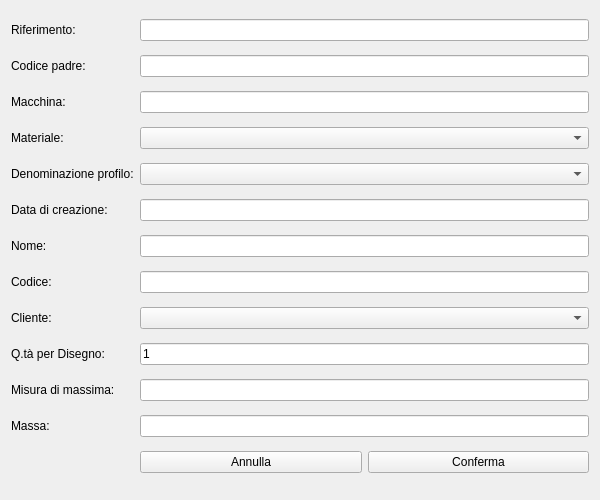
<?xml version="1.0" encoding="UTF-8"?>
<ui version="4.0">
 <class>Form</class>
 <widget class="QWidget" name="Form">
  <property name="geometry">
   <rect>
    <x>0</x>
    <y>0</y>
    <width>600</width>
    <height>500</height>
   </rect>
  </property>
  <property name="windowTitle">
   <string>Salva Informazioni</string>
  </property>
  <layout class="QGridLayout" name="gridLayout">
   <item row="3" column="0">
    <widget class="QLabel" name="label_4">
     <property name="text">
      <string>Materiale:</string>
     </property>
    </widget>
   </item>
   <item row="11" column="0">
    <widget class="QLabel" name="label_12">
     <property name="text">
      <string>Massa:</string>
     </property>
    </widget>
   </item>
   <item row="6" column="0">
    <widget class="QLabel" name="label_7">
     <property name="text">
      <string>Nome:</string>
     </property>
    </widget>
   </item>
   <item row="0" column="0">
    <widget class="QLabel" name="label">
     <property name="text">
      <string>Riferimento:</string>
     </property>
    </widget>
   </item>
   <item row="0" column="6">
    <widget class="QLineEdit" name="lineEdit_Riferimento">
     <property name="toolTip">
      <string>Codice disegno (testo libero)</string>
     </property>
    </widget>
   </item>
   <item row="1" column="0">
    <widget class="QLabel" name="label_2">
     <property name="text">
      <string>Codice padre:</string>
     </property>
    </widget>
   </item>
   <item row="1" column="6">
    <widget class="QLineEdit" name="lineEdit_CodicePadre">
     <property name="toolTip">
      <string>testo, assieme fittizio</string>
     </property>
    </widget>
   </item>
   <item row="4" column="0">
    <widget class="QLabel" name="label_5">
     <property name="text">
      <string>Denominazione profilo:</string>
     </property>
    </widget>
   </item>
   <item row="2" column="0">
    <widget class="QLabel" name="label_3">
     <property name="text">
      <string>Macchina:</string>
     </property>
    </widget>
   </item>
   <item row="2" column="6">
    <widget class="QLineEdit" name="lineEdit_Macchina">
     <property name="toolTip">
      <string>testo libero, facoltativo</string>
     </property>
    </widget>
   </item>
   <item row="4" column="6">
    <widget class="QComboBox" name="comboBox_Denominazione">
     <property name="toolTip">
      <string>menu a tendina con nomi standard</string>
     </property>
    </widget>
   </item>
   <item row="11" column="6">
    <widget class="QLineEdit" name="lineEdit_Massa">
     <property name="toolTip">
      <string>automatica, volume per densità (collegata a materiale)</string>
     </property>
    </widget>
   </item>
   <item row="9" column="6">
    <widget class="QLineEdit" name="lineEdit_Quantita">
     <property name="toolTip">
      <string>valore numerico, default 1, editabile</string>
     </property>
     <property name="text">
      <string>1</string>
     </property>
    </widget>
   </item>
   <item row="7" column="6">
    <widget class="QLineEdit" name="lineEdit_Codice">
     <property name="toolTip">
      <string>ridondante (facoltativo)</string>
     </property>
    </widget>
   </item>
   <item row="10" column="6">
    <widget class="QLineEdit" name="lineEdit_MisuraMax">
     <property name="toolTip">
      <string>automatiche, vedi box ingombro (orientamento sempre uguale)</string>
     </property>
    </widget>
   </item>
   <item row="8" column="6">
    <widget class="QComboBox" name="comboBox_Cliente">
     <property name="toolTip">
      <string>associare a tabella esterna editabile</string>
     </property>
    </widget>
   </item>
   <item row="3" column="6">
    <widget class="QComboBox" name="comboBox_Materiale">
     <property name="toolTip">
      <string>FERRO, INOX (legato a densità) associare a tabella esterna editabile</string>
     </property>
    </widget>
   </item>
   <item row="7" column="0">
    <widget class="QLabel" name="label_8">
     <property name="text">
      <string>Codice:</string>
     </property>
    </widget>
   </item>
   <item row="8" column="0">
    <widget class="QLabel" name="label_9">
     <property name="text">
      <string>Cliente:</string>
     </property>
    </widget>
   </item>
   <item row="6" column="6">
    <widget class="QLineEdit" name="lineEdit_Nome">
     <property name="toolTip">
      <string>ridondante, nome del cliente (facoltativo)</string>
     </property>
    </widget>
   </item>
   <item row="5" column="0">
    <widget class="QLabel" name="label_6">
     <property name="text">
      <string>Data di creazione:</string>
     </property>
    </widget>
   </item>
   <item row="9" column="0">
    <widget class="QLabel" name="label_10">
     <property name="text">
      <string>Q.tà per Disegno:</string>
     </property>
    </widget>
   </item>
   <item row="10" column="0">
    <widget class="QLabel" name="label_11">
     <property name="text">
      <string>Misura di massima:</string>
     </property>
    </widget>
   </item>
   <item row="5" column="6">
    <widget class="QLineEdit" name="lineEdit_Data"/>
   </item>
   <item row="12" column="6">
    <layout class="QHBoxLayout" name="horizontalLayout">
     <property name="spacing">
      <number>6</number>
     </property>
     <item>
      <widget class="QPushButton" name="CancelButton">
       <property name="text">
        <string>Annulla</string>
       </property>
      </widget>
     </item>
     <item>
      <widget class="QPushButton" name="AcceptButton">
       <property name="text">
        <string>Conferma</string>
       </property>
      </widget>
     </item>
    </layout>
   </item>
  </layout>
 </widget>
 <resources/>
 <connections/>
</ui>
